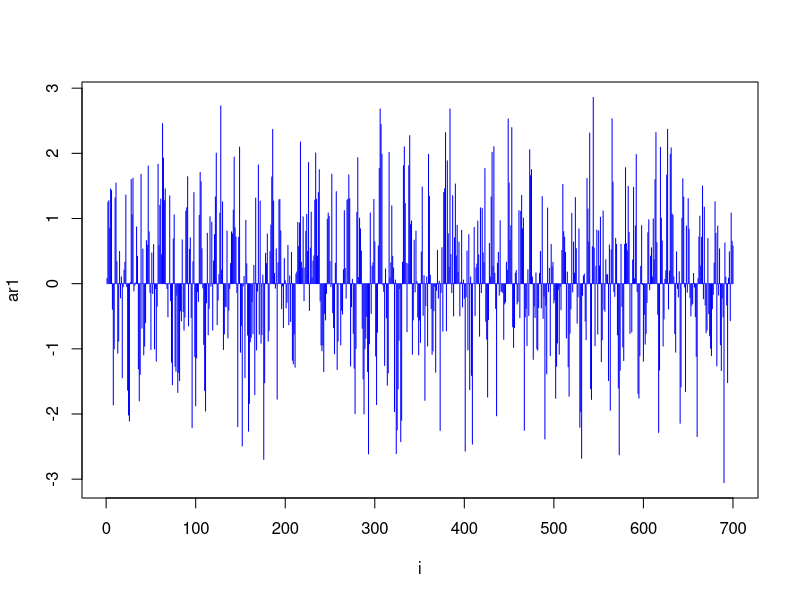
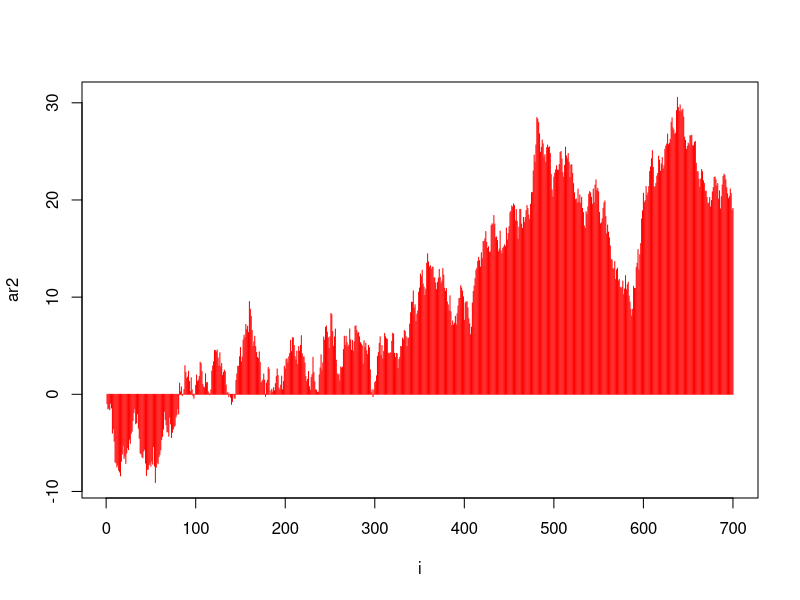
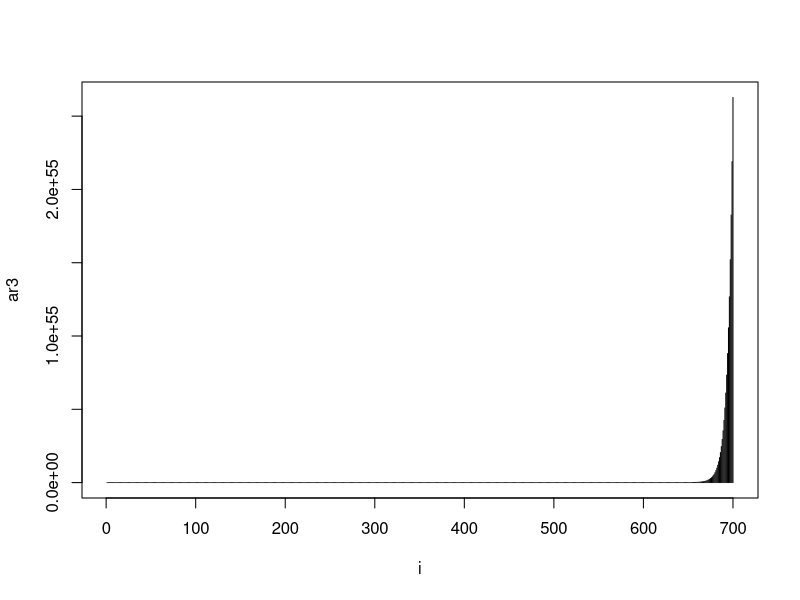

Recreate these plots in R, in order.
#Variable&FunctionDeclataration----
n=700;
o1= 0.3; o2=1; o3=1.2
AR = function(n,o){
  x = numeric(n) 
  x[1] = rnorm(1,0,1)   
  for (i in 2:n) 
    {
    e = rnorm(1,0,1) 
    x[i] = o * x[i - 1] + e 
    }
 x
}
RootFind = function(ar){
  Upsum=0
  Downsum=0
  for (i in 2:n) 
  {
  Upsum = Upsum + (ar[i-1] * ar[i]); 
  Downsum = Downsum + (ar[i-1])^2    
  }
  root = Upsum/Downsum #Производная, приравненная к 0
}
SquareSum = function(ar, o) {
  totalSum = 0 
  for (i in 2:n)
  {
    totalSum = totalSum + (ar[i] - o * ar[i-1])^2
  }
  totalSum
}


ar1 = AR(n,o1)
ar2 = AR(n,o2)
ar3 = AR(n,o3)

#visualisation----
plot(ar1, type = 'h', col="blue", xlab= "i")
plot(ar2, type = 'h',col="red",xlab= "i")
plot(ar3, type = 'h',xlab= "i")
#LSM----
o1root = RootFind(ar1)
#MaximumLikelihood
total = optimize(SquareSum, interval = c(-10, 10), ar = ar1)
o1opt = total$minimum

if (round(o1root,5)  == round(o1opt,5)) 
{
  print("its right")
}
